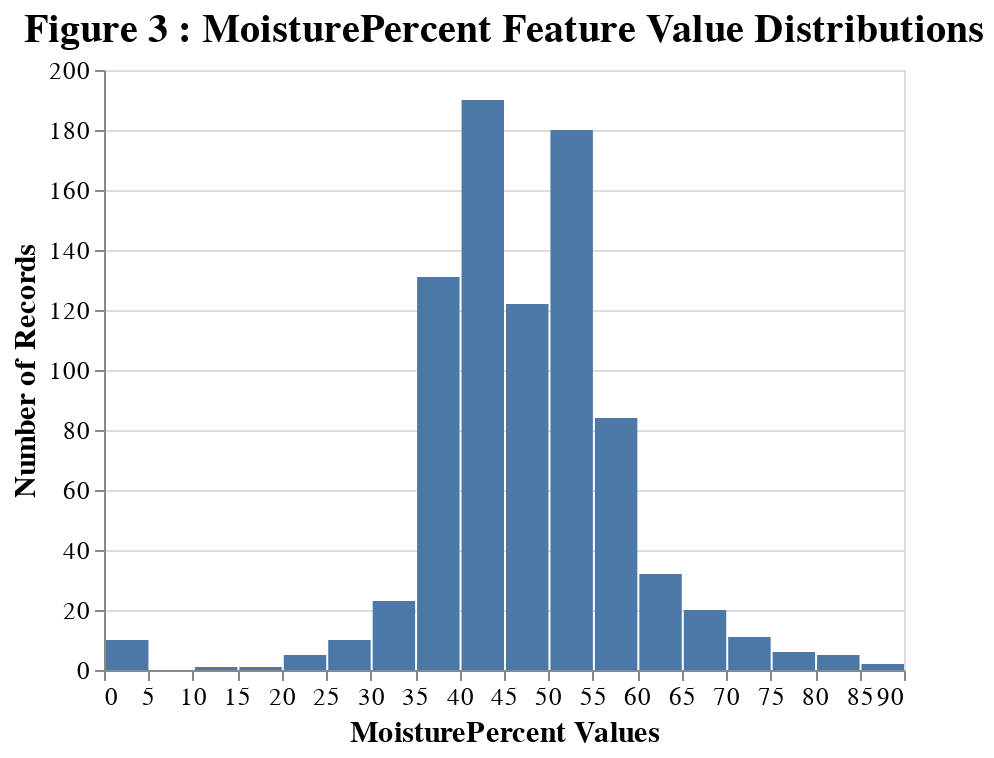

Source (notebook cell):
### Code cell
fig_number = describe_features(
    effective_df = X_train, 
    features = numeric_feats, 
    fig_number = fig_number
)

### Figure 1 — Vega-Lite specification as saved in the notebook (floating-point values rounded to 4 significant figures; data arrays with more than 128 entries replaced by an {"elided": "..."} marker saying what was removed)
{"config": {"view": {"continuousWidth": 400, "continuousHeight": 300}, "axis": {"labelFontSize": 12.5, "titleFontSize": 15}}, "data": {"name": "data-e72cb798824cf52ac6042e85213765ff"}, "mark": "bar", "encoding": {"tooltip": [{"type": "quantitative", "aggregate": "count", "title": "Number of Records"}], "x": {"type": "quantitative", "bin": {"maxbins": 25}, "field": "MoisturePercent", "title": "MoisturePercent Values"}, "y": {"type": "quantitative", "aggregate": "count", "title": "Number of Records"}}, "height": 300, "title": {"text": "Figure 3 : MoisturePercent Feature Value Distributions", "fontSize": 20}, "width": 400, "$schema": "https://vega.github.io/schema/vega-lite/v4.8.1.json", "datasets": {"data-e72cb798824cf52ac6042e85213765ff": {"elided": "833 records"}}}
